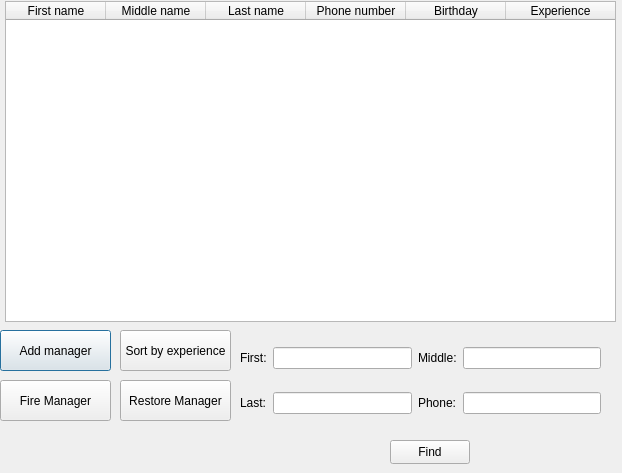
<?xml version="1.0" encoding="UTF-8"?>
<ui version="4.0">
 <class>DialogManager</class>
 <widget class="QDialog" name="DialogManager">
  <property name="geometry">
   <rect>
    <x>0</x>
    <y>0</y>
    <width>622</width>
    <height>473</height>
   </rect>
  </property>
  <property name="windowTitle">
   <string>Managers</string>
  </property>
  <property name="styleSheet">
   <string notr="true"/>
  </property>
  <widget class="QTableWidget" name="tableWidget_manager">
   <property name="geometry">
    <rect>
     <x>5</x>
     <y>1</y>
     <width>611</width>
     <height>321</height>
    </rect>
   </property>
   <attribute name="horizontalHeaderStretchLastSection">
    <bool>true</bool>
   </attribute>
   <column>
    <property name="text">
     <string>First name</string>
    </property>
   </column>
   <column>
    <property name="text">
     <string>Middle name</string>
    </property>
   </column>
   <column>
    <property name="text">
     <string>Last name</string>
    </property>
   </column>
   <column>
    <property name="text">
     <string>Phone number</string>
    </property>
   </column>
   <column>
    <property name="text">
     <string>Birthday</string>
    </property>
   </column>
   <column>
    <property name="text">
     <string>Experience</string>
    </property>
   </column>
  </widget>
  <widget class="QPushButton" name="pushButton_add">
   <property name="geometry">
    <rect>
     <x>0</x>
     <y>330</y>
     <width>111</width>
     <height>41</height>
    </rect>
   </property>
   <property name="text">
    <string>Add manager</string>
   </property>
  </widget>
  <widget class="QPushButton" name="pushButton_sort">
   <property name="geometry">
    <rect>
     <x>120</x>
     <y>330</y>
     <width>111</width>
     <height>41</height>
    </rect>
   </property>
   <property name="text">
    <string>Sort by experience</string>
   </property>
  </widget>
  <widget class="QPushButton" name="pushButton_find">
   <property name="geometry">
    <rect>
     <x>390</x>
     <y>440</y>
     <width>80</width>
     <height>24</height>
    </rect>
   </property>
   <property name="text">
    <string>Find</string>
   </property>
  </widget>
  <widget class="QWidget" name="layoutWidget">
   <property name="geometry">
    <rect>
     <x>240</x>
     <y>330</y>
     <width>361</width>
     <height>101</height>
    </rect>
   </property>
   <property name="styleSheet">
    <string notr="true"/>
   </property>
   <layout class="QGridLayout" name="gridLayout">
    <item row="0" column="2">
     <widget class="QLabel" name="label_2">
      <property name="styleSheet">
       <string notr="true"/>
      </property>
      <property name="text">
       <string>Middle:</string>
      </property>
     </widget>
    </item>
    <item row="0" column="1">
     <widget class="QLineEdit" name="lineEdit_first">
      <property name="styleSheet">
       <string notr="true"/>
      </property>
     </widget>
    </item>
    <item row="0" column="3">
     <widget class="QLineEdit" name="lineEdit_middle">
      <property name="styleSheet">
       <string notr="true"/>
      </property>
     </widget>
    </item>
    <item row="1" column="2">
     <widget class="QLabel" name="label_4">
      <property name="styleSheet">
       <string notr="true"/>
      </property>
      <property name="text">
       <string>Phone:</string>
      </property>
     </widget>
    </item>
    <item row="1" column="0">
     <widget class="QLabel" name="label_3">
      <property name="styleSheet">
       <string notr="true"/>
      </property>
      <property name="text">
       <string>Last:</string>
      </property>
     </widget>
    </item>
    <item row="1" column="1">
     <widget class="QLineEdit" name="lineEdit_last">
      <property name="styleSheet">
       <string notr="true"/>
      </property>
     </widget>
    </item>
    <item row="0" column="0">
     <widget class="QLabel" name="label">
      <property name="styleSheet">
       <string notr="true"/>
      </property>
      <property name="text">
       <string>First:</string>
      </property>
     </widget>
    </item>
    <item row="1" column="3">
     <widget class="QLineEdit" name="lineEdit_phone">
      <property name="styleSheet">
       <string notr="true"/>
      </property>
     </widget>
    </item>
   </layout>
  </widget>
  <widget class="QPushButton" name="pushButton_fire">
   <property name="geometry">
    <rect>
     <x>0</x>
     <y>380</y>
     <width>111</width>
     <height>41</height>
    </rect>
   </property>
   <property name="text">
    <string>Fire Manager</string>
   </property>
  </widget>
  <widget class="QPushButton" name="pushButton_restore">
   <property name="geometry">
    <rect>
     <x>120</x>
     <y>380</y>
     <width>111</width>
     <height>41</height>
    </rect>
   </property>
   <property name="text">
    <string>Restore Manager</string>
   </property>
  </widget>
 </widget>
 <resources/>
 <connections/>
</ui>
